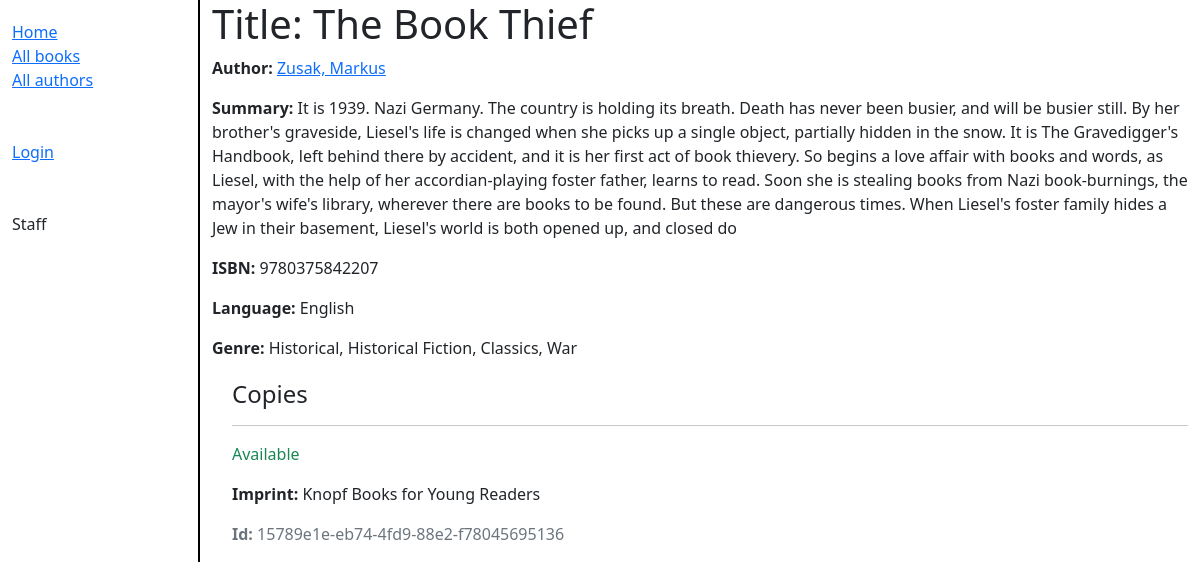
Page /catalog/book/3 on the earlier database version.
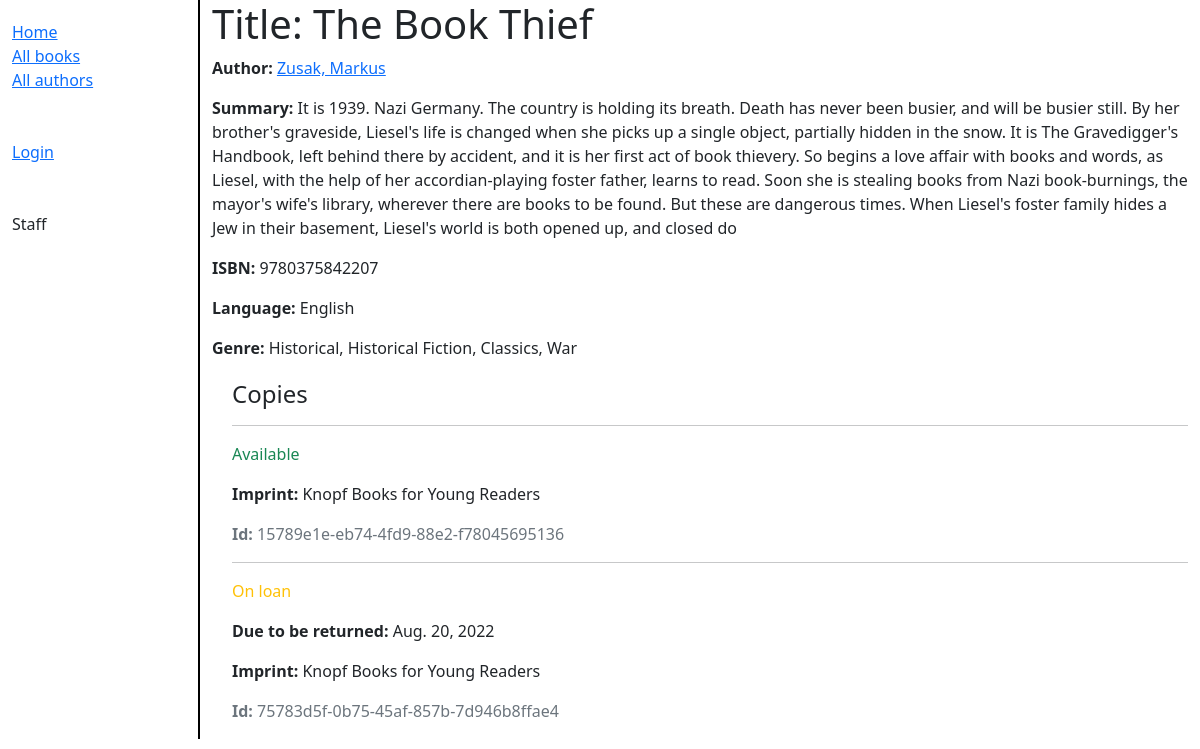
Same page on the later database version.
### catalog/models.py (models this page shows, shortened)
class BookInstance(models.Model):
    id = models.UUIDField(primary_key=True, default=uuid.uuid4,
    help_text="Unique ID for this particular book across whole library")
    book = models.ForeignKey('Book', on_delete=models.RESTRICT, null=True)
    imprint = models.CharField(max_length=200)
    due_back = models.DateField(null=True, blank=True)
    borrower = models.ForeignKey(User, on_delete=models.SET_NULL, null=True, blank=True)
    LOAN_STATUS = (
        ('m', "Maintenance"),
        ('o', "On loan"),
        ('a', "Available"),
        ('r', "Reserved"),
    )
    status = models.CharField(
        max_length=1,
        choices=LOAN_STATUS,
        blank=True,
        default='m',
        help_text='Book availability',
    )
    class Meta:
        ordering = ['due_back']
        permissions = (("can_mark_returned", "Set book as returned"),)

### catalog/views.py (the view)
# urls.py: path("book/<int:pk>", views.BookDetailView.as_view(), name="book-detail"),
class BookDetailView(generic.DetailView):
    model = Book

### catalog/models.py (called while the page is built)
    def __str__(self):
        return self.name

    def __str__(self):
        return self.name

    def __str__(self):
        return f"{self.last_name}, {self.first_name}"

### catalog/templates/catalog/book_detail.html
{% extends "base_generic.html" %}
{% block content %}
    <h1>Title: {{ book.title }}</h1>
    <p><strong>Author:</strong> <a href="">{{ book.author }}</a></p>
    <p><strong>Summary:</strong> {{ book.summary }}</p>
    <p><strong>ISBN:</strong> {{ book.isbn }}</p>
    <p><strong>Language:</strong> {{ book.language }}</p>
    <p><strong>Genre:</strong> {{ book.genre.all|join:", " }}</p>
    <div style="margin-left:20px;margin-top:20px">
        <h4>Copies</h4>
        {% for copy in book.bookinstance_set.all %}
            <hr>
            <p class="{% if copy.status == 'a' %}text-success{% elif copy.status == 'm' %}text-danger{% else %}text-warning{% endif %}">
                {{ copy.get_status_display }}
            </p>
            {% if copy.status != 'a' %}
                <p><strong>Due to be returned:</strong> {{ copy.due_back }}</p>
            {% endif %}
            <p><strong>Imprint:</strong> {{ copy.imprint }}</p>
            <p class="text-muted"><strong>Id:</strong> {{ copy.id }}</p>
        {% endfor %}
    </div>
{% endblock %}

Differences in the rows shown:
added BookInstance: status "On loan", due_back "Aug. 20, 2022", imprint "Knopf Books for Young Readers", id "75783d5f-0b75-45af-857b-7d946b8ffae4"
